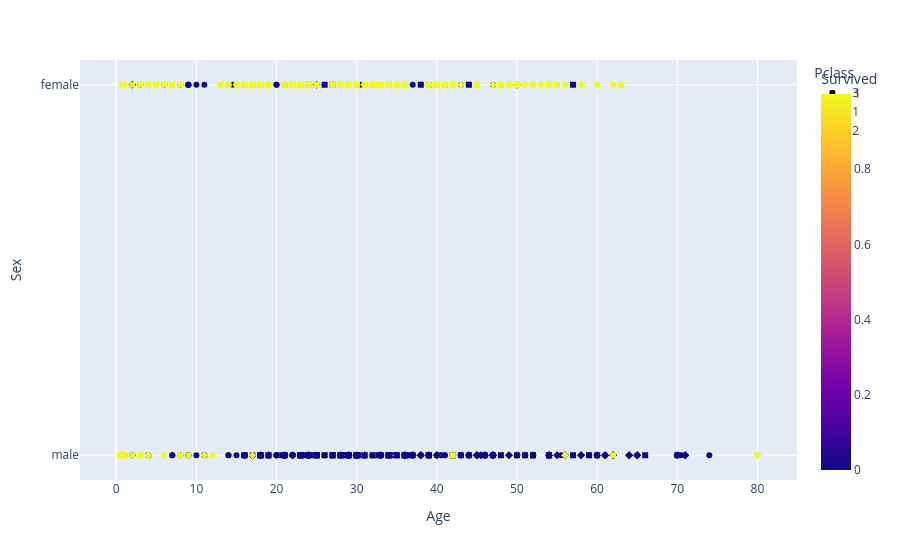

The code cell stored with this chart in its notebook:
### Code cell
fig.show()

### Figure 1 — Plotly figure (JSON) as saved in the notebook; plotly's stock layout.template omitted (floating-point values rounded to 4 significant figures; data arrays with more than 128 entries replaced by an {"elided": "..."} marker saying what was removed)
{"data": [{"hovertemplate": "Pclass=3<br>Age=%{x}<br>Sex=%{y}<br>Survived=%{marker.color}<extra></extra>", "legendgroup": "3", "marker": {"color": {"elided": "491 int values"}, "coloraxis": "coloraxis", "symbol": "circle"}, "mode": "markers", "name": "3", "orientation": "h", "showlegend": true, "type": "scatter", "x": {"elided": "491 float values"}, "xaxis": "x", "y": {"elided": "491 str values"}, "yaxis": "y"}, {"hovertemplate": "Pclass=1<br>Age=%{x}<br>Sex=%{y}<br>Survived=%{marker.color}<extra></extra>", "legendgroup": "1", "marker": {"color": {"elided": "216 int values"}, "coloraxis": "coloraxis", "symbol": "diamond"}, "mode": "markers", "name": "1", "orientation": "h", "showlegend": true, "type": "scatter", "x": {"elided": "216 float values"}, "xaxis": "x", "y": {"elided": "216 str values"}, "yaxis": "y"}, {"hovertemplate": "Pclass=2<br>Age=%{x}<br>Sex=%{y}<br>Survived=%{marker.color}<extra></extra>", "legendgroup": "2", "marker": {"color": {"elided": "184 int values"}, "coloraxis": "coloraxis", "symbol": "square"}, "mode": "markers", "name": "2", "orientation": "h", "showlegend": true, "type": "scatter", "x": {"elided": "184 float values"}, "xaxis": "x", "y": {"elided": "184 str values"}, "yaxis": "y"}], "layout": {"coloraxis": {"colorbar": {"title": {"text": "Survived"}}, "colorscale": [[0, "#0d0887"], [0.1111, "#46039f"], [0.2222, "#7201a8"], [0.3333, "#9c179e"], [0.4444, "#bd3786"], [0.5556, "#d8576b"], [0.6667, "#ed7953"], [0.7778, "#fb9f3a"], [0.8889, "#fdca26"], [1, "#f0f921"]]}, "legend": {"title": {"text": "Pclass"}, "tracegroupgap": 0}, "margin": {"t": 60}, "xaxis": {"anchor": "y", "domain": [0, 1], "title": {"text": "Age"}}, "yaxis": {"anchor": "x", "domain": [0, 1], "title": {"text": "Sex"}}}}
